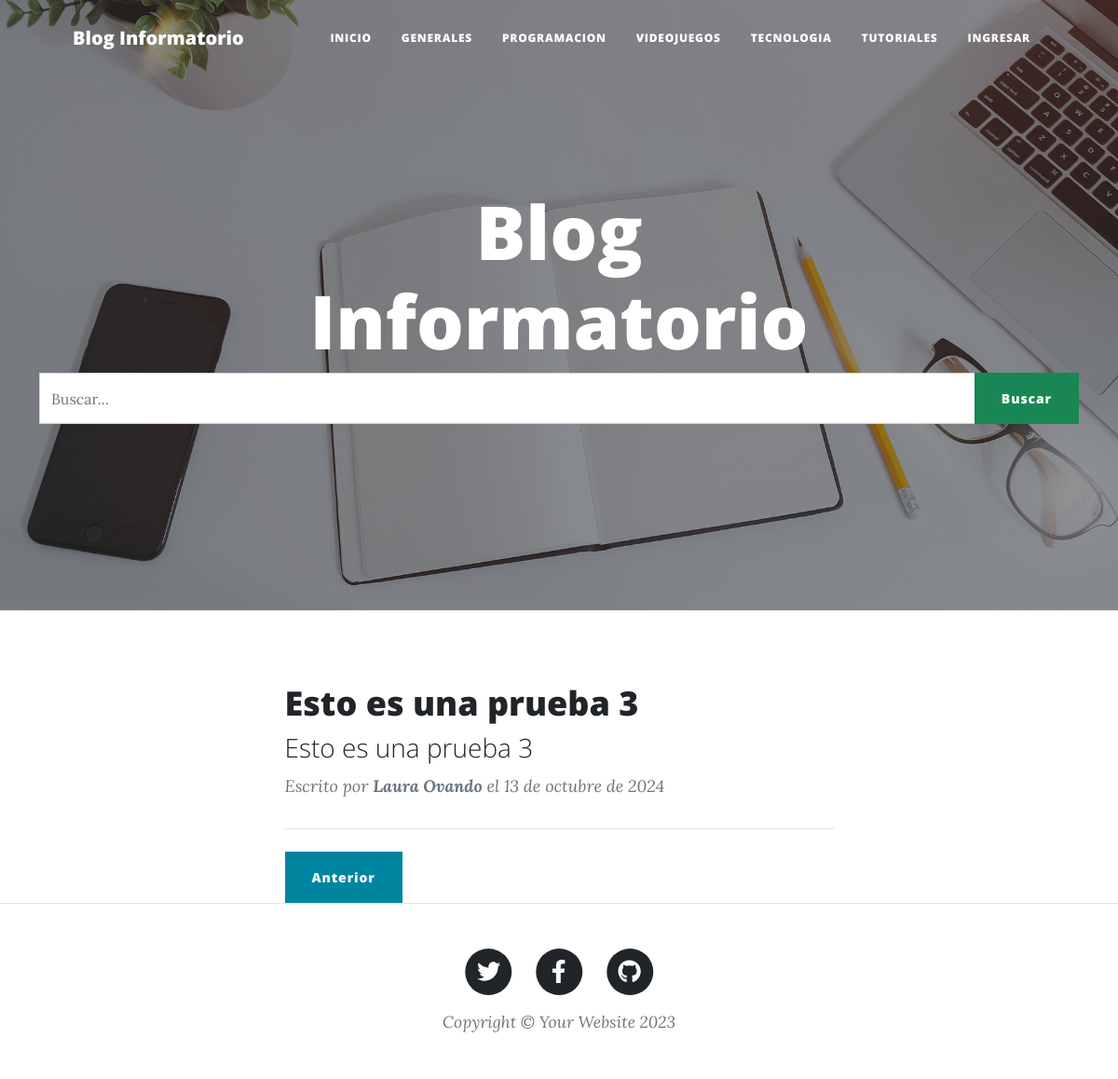
The app's page /?page=2, older data.
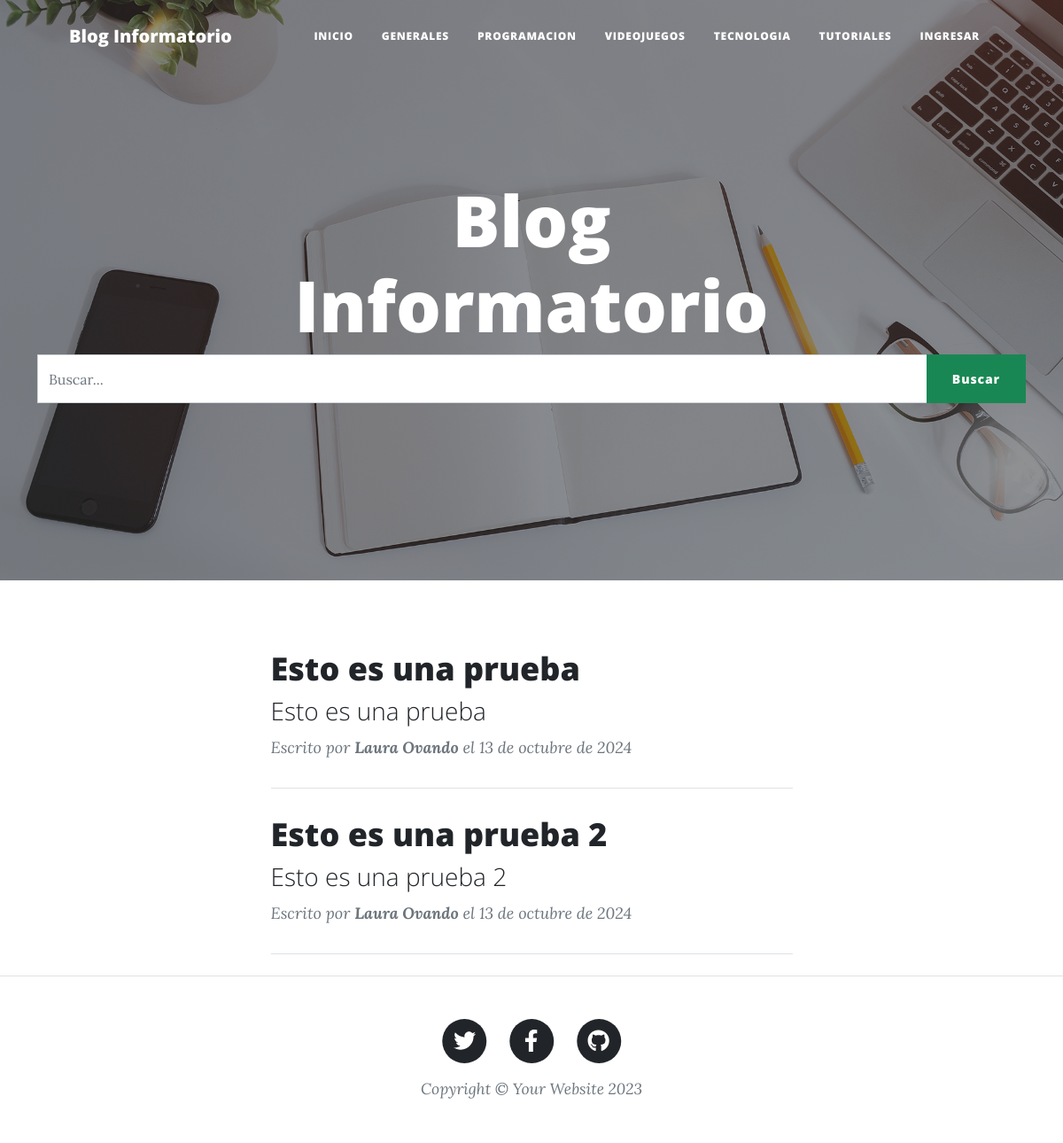
The same page, newer data.
### GestionDeBlog/models.py (models this page shows, shortened)
class Post(models.Model):
    id = models.AutoField(primary_key=True)
    titulo = models.CharField('Titulo', max_length=150, blank=False, null=False)
    slug = models.CharField('Slug', max_length=100, blank=False, null=False)
    descripcion = models.CharField('Descripcion', max_length=255, blank=False, null=False)
    contenido = RichTextField()
    imagen = models.URLField(max_length=255, blank=False, null=False)
    autor = models.ForeignKey(Usuario, on_delete=models.CASCADE)
    categoria = models.ForeignKey(Categoria, on_delete=models.CASCADE)
    estado = models.BooleanField('Publicado / No Publicado', default=True)
    fecha_creacion = models.DateField('Fecha de Creacion', auto_now=False, auto_now_add=True)
    class Meta:
        verbose_name = 'Post'
        verbose_name_plural = 'Posts'

class Usuario(AbstractUser):
    REQUIRED_FIELDS = ['first_name', 'last_name', 'email']
    def __str__(self):
        return f'{self.first_name} {self.last_name}'

### GestionDeBlog/views.py (the view)
# urls.py: 2. Add a URL to urlpatterns:  path('', views.home, name='home')
def home(request):
    queryset = request.GET.get("buscar")
    post = Post.objects.filter(estado = True)
    if queryset:
        post = Post.objects.filter(
            Q(titulo__icontains = queryset) |
            Q(descripcion__icontains = queryset)
        ).distinct()
    paginator = Paginator(post, 2)
    page = request.GET.get('page')
    post = paginator.get_page(page)
    return render(request, 'index.html', {'post':post})

### GestionDeBlog/templates/index.html (shortened to what the changed rows need)
{% load static %}
<!DOCTYPE html>
<html lang="es">
    <head>
        <link href="{% static 'css/styles.css' %}" rel="stylesheet" />
    </head>
    <body>
        <header class="masthead" style="background-image: url('{% block imagen %} {% static 'assets/img/home-bg.jpg' %} {% endblock imagen %}')">
            <div class="container position-relative px-4 px-lg-5">
                <div class="row gx-4 gx-lg-5 justify-content-center">
                    <div class="col-md-10 col-lg-8 col-xl-7">
                        <div class="site-heading">
                            <h1>{% block titulo_principal %} Blog Informatorio {% endblock titulo_principal %}</h1>
                        </div>
                    </div>
                </div>
            </div>
        </header>
        <div class="container px-4 px-lg-5">
            <div class="row gx-4 gx-lg-5 justify-content-center">
                <div class="col-md-10 col-lg-8 col-xl-7">
                    {% block contenido %}
                        {% if post %}
                        {% for p in post %}
                            <div class="post-preview">
                                <a href={% url 'detallepost' p.slug %}>
                                    <h2 class="post-title">{{p.titulo}}</h2>
                                    <h3 class="post-subtitle">{{p.descripcion}}</h3>
                                <p class="post-meta">
                                    Escrito por
                                    <strong> {{p.autor}} </strong> el
                                    {{p.fecha_creacion}}
                                </p>
                            </div>
                        <hr class="my-4" />
                        {% endfor %}
                        {% else %}
                            <h1> No existen Posts registrados! </h1>
                        {% endif %}
                    {% endblock contenido %}
                    <div class="row">
                        <div class="col-md-12 col-lg-12 col-sm-12 col-xs-12">
                            <div class="col-md-6 col-lg-6 col-sm-6 col-xs-6 float-left">
                                {% if post.has_previous %}
                                    <div class="clearfix">
                                        <a href="?page={{ post.previous_page_number }}{% if request.GET.search %} &q={{ request.GET.search }} {% endif %}" class="btn btn-primary float-left">Anterior</a>
                                    </div>
                                {% endif %}
                            </div>
                        </div>
                    </div>
                </div>
            </div>
        </div>
    </body>
</html>

Row changes from the older to the newer data that the page shows:
removed Post: titulo "Esto es una prueba 3", descripcion "Esto es una prueba 3", autor "Laura Ovando", fecha_creacion "13 de octubre de 2024"
now on this page (row unchanged): Post: titulo "Esto es una prueba", descripcion "Esto es una prueba", autor "Laura Ovando", fecha_creacion "13 de octubre de 2024"
now on this page (row edited): Post: titulo "Esto es una prueba 2", descripcion "Esto es una prueba 2", autor "Laura Ovando", fecha_creacion "13 de octubre de 2024"
Text that changed along with them:
text no longer shown: "Anterior"
